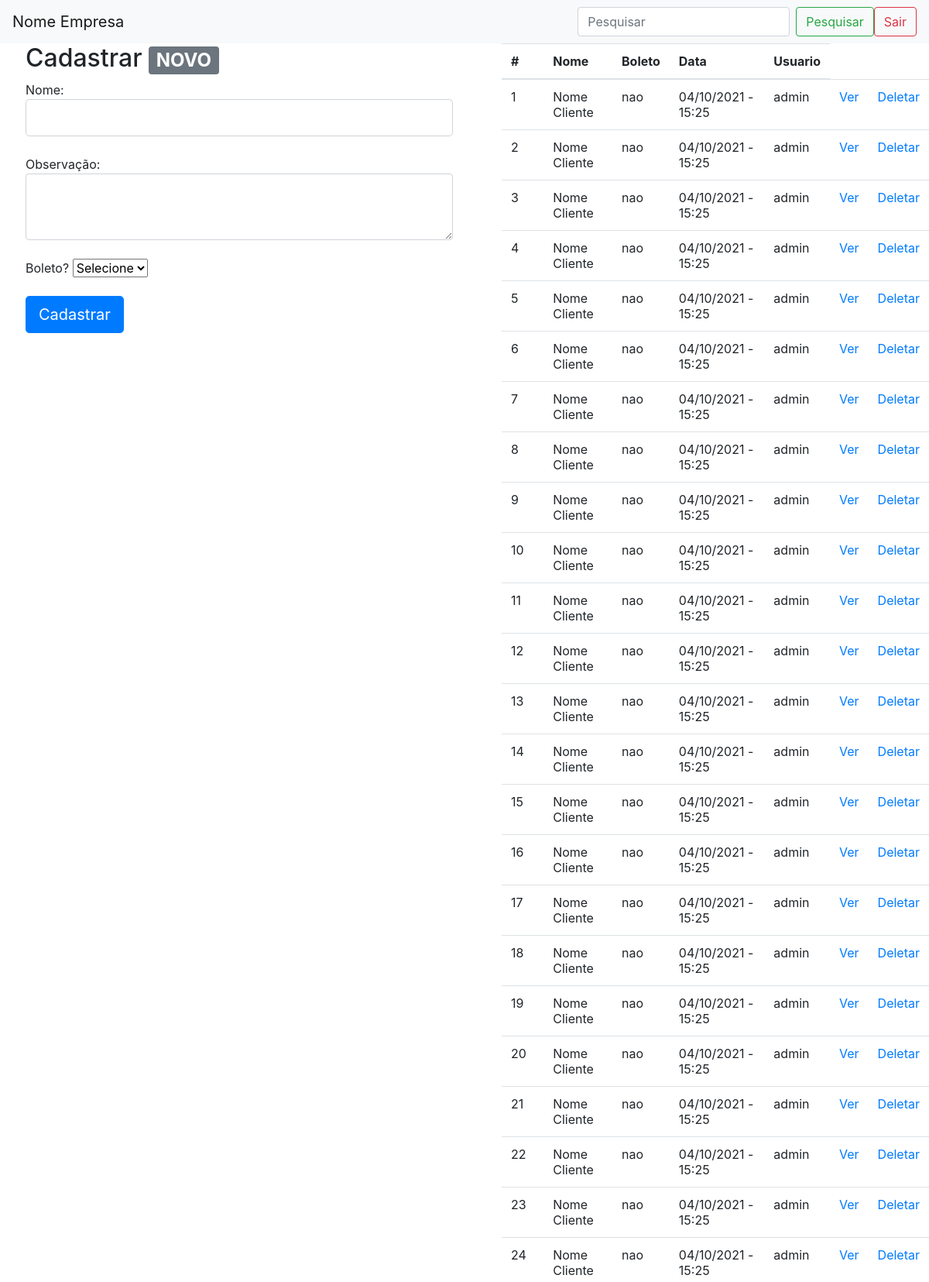
The app's page /Dashboard (signed in, upper part) with its own data.
### tables this page shows
CREATE TABLE `cadastros` (
  `id` int(11) NOT NULL,
  `nome` varchar(255) NOT NULL,
  `obs` varchar(500) NOT NULL,
  `boleto` varchar(3) NOT NULL,
  `usuario` varchar(255) NOT NULL,
  `data` varchar(255) NOT NULL
);

### Controle.class.php (called while the page is built, shortened)
<?php
	class Controle {
		public function Consulta(){
			global $conecta;
			$sql = "SELECT * FROM cadastros ORDER BY nome ASC";
			$sql = $conecta->prepare($sql);
			$sql->execute();
			return $sql->fetchAll(PDO::FETCH_ASSOC);
		}
	}

### Dashboard/index.php (the view, shortened to what this page needs)
<?php
include "../Controle.class.php";
	$Controle = new Controle;
?>
<html>
	<head>
		<link rel="stylesheet" href="https://stackpath.bootstrapcdn.com/bootstrap/4.1.3/css/bootstrap.min.css">
	</head>
	<body>
		<nav class="navbar navbar-expand-lg navbar-light bg-light">
	  <div class="collapse navbar-collapse" id="navbarTogglerDemo01">
		<a class="navbar-brand" href="#">Nome Empresa</a>
		<form class="form-inline my-2 my-lg-0" action="" method="GET">
		  <input class="form-control mr-sm-2" type="search" name="pesquisar" placeholder="Pesquisar" aria-label="Pesquisar">
		  <button class="btn btn-outline-success my-2 my-sm-0" type="submit">Pesquisar</button>
		  <a href="?logout=true"<button class="btn btn-outline-danger my-2 my-sm-0">Sair</button></a>
		</form>
	  </div>
	</nav>
	<div id="container">
		<div class="row mx-md-n5">
			<div class="col px-md-5">
			<?php if(!isset($_GET['ver']) && empty($_GET['ver'])) { ?>
				<h2>Cadastrar <span class="badge badge-secondary">NOVO</span></h2>
				<form method="post" action="">
					Nome: <input type="text" name="nome" class="form-control form-control-lg"><br>
					Observação: <textarea class="form-control" id="exampleFormControlTextarea1" rows="3" name="obs"></textarea><br>
					 Boleto? <select class="form-select" aria-label="Default select example" name="boleto">
							  <option selected>Selecione</option>
							</select><br><br>
					<input type="submit" class="btn btn-primary btn-lg" value="Cadastrar">
				</form>
			<div class="col">
		</div>
	</div>
	<br>
			<div class="col">
				<table class="table" width="600px">
				  <thead>
					<tr>
					  <th scope="col">#</th>
					  <th scope="col">Nome</th>
					  <th scope="col">Boleto</th>
					  <th scope="col">Data</th>
					  <th scope="col">Usuario</th>
					</tr>
				  </thead>
				<?php
					if(empty($_GET['pesquisar'])){
					  $listar = $Controle->Consulta();
					  $i = 1;
					  foreach($listar as $nomes) {
				?>
						<tr>
							<td><?php echo $i++ ?></td>
							<td><?php echo $nomes['nome']; ?></td>
							<td><?php echo $nomes['boleto']; ?></td>
							<td><?php echo $nomes['data']; ?></td>
							<td><?php echo $nomes['usuario']; ?></td>
							<td><a href="?ver=<?php echo $nomes['id']; ?>">Ver</a></td>
							<td><a href="?delete=<?php echo $nomes['id']; ?>">Deletar</a></td>
						</tr>
				<?php
						}
					}
				?>
				</table>
				<br>
				<?php } ?>
			</div>
		</div>
	</div>
	</body>
</html>

### records on screen
cadastros: nome "Nome Cliente", boleto "nao", data "04/10/2021 - 15:25", usuario "admin"
cadastros: nome "Nome Cliente", boleto "nao", data "04/10/2021 - 15:25", usuario "admin"
cadastros: nome "Nome Cliente", boleto "nao", data "04/10/2021 - 15:25", usuario "admin"
cadastros: nome "Nome Cliente", boleto "nao", data "04/10/2021 - 15:25", usuario "admin"
cadastros: nome "Nome Cliente", boleto "nao", data "04/10/2021 - 15:25", usuario "admin"
cadastros: nome "Nome Cliente", boleto "nao", data "04/10/2021 - 15:25", usuario "admin"
cadastros: nome "Nome Cliente", boleto "nao", data "04/10/2021 - 15:25", usuario "admin"
cadastros: nome "Nome Cliente", boleto "nao", data "04/10/2021 - 15:25", usuario "admin"
cadastros: nome "Nome Cliente", boleto "nao", data "04/10/2021 - 15:25", usuario "admin"
cadastros: nome "Nome Cliente", boleto "nao", data "04/10/2021 - 15:25", usuario "admin"
cadastros: nome "Nome Cliente", boleto "nao", data "04/10/2021 - 15:25", usuario "admin"
cadastros: nome "Nome Cliente", boleto "nao", data "04/10/2021 - 15:25", usuario "admin"
cadastros: nome "Nome Cliente", boleto "nao", data "04/10/2021 - 15:25", usuario "admin"
cadastros: nome "Nome Cliente", boleto "nao", data "04/10/2021 - 15:25", usuario "admin"
cadastros: nome "Nome Cliente", boleto "nao", data "04/10/2021 - 15:25", usuario "admin"
cadastros: nome "Nome Cliente", boleto "nao", data "04/10/2021 - 15:25", usuario "admin"
cadastros: nome "Nome Cliente", boleto "nao", data "04/10/2021 - 15:25", usuario "admin"
cadastros: nome "Nome Cliente", boleto "nao", data "04/10/2021 - 15:25", usuario "admin"
cadastros: nome "Nome Cliente", boleto "nao", data "04/10/2021 - 15:25", usuario "admin"
cadastros: nome "Nome Cliente", boleto "nao", data "04/10/2021 - 15:25", usuario "admin"
cadastros: nome "Nome Cliente", boleto "nao", data "04/10/2021 - 15:25", usuario "admin"
cadastros: nome "Nome Cliente", boleto "nao", data "04/10/2021 - 15:25", usuario "admin"
cadastros: nome "Nome Cliente", boleto "nao", data "04/10/2021 - 15:25", usuario "admin"
cadastros: nome "Nome Cliente", boleto "nao", data "04/10/2021 - 15:25", usuario "admin"
